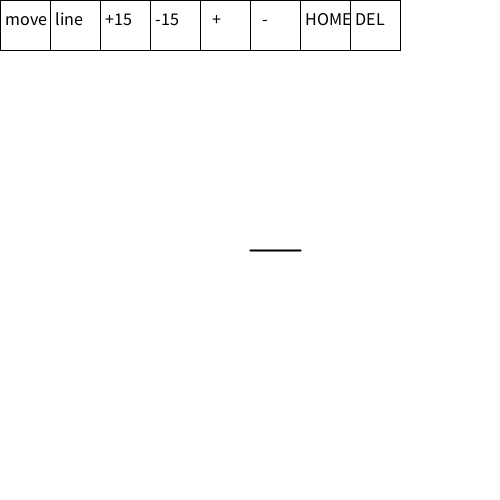
Frame 1 (no input)
Frame 60 (the mouse pressed at the canvas centre just before this capture): identical to frame 1, image omitted
Frame 120 (the mouse held since frame 60 and released just before this capture): identical to frame 1, image omitted

The Processing sketch that drew this single still picture (run headless with seeded random() and noise(); from frame 60 on, the mouse is pressed at the canvas centre):

// Processing sketch: shapeCode_161111a
// ── shapeCode_161111a.pde
float unit = 50;
float side= unit;
float buttonSide = 50;
float roctalSide = 2;
float theta = 0;
float cursorTheta = 0;
float x0= 250;
float y0 = 250;
float x = x0;
float y = y0;
int[] currentGlyph= {};

void setup(){
  size(500,500);
  ellipseMode(CENTER);
    
}


void draw(){
   background(255);
   drawButtons();
   drawGlyph(currentGlyph);
   drawCursor();
}


void doTheThing(int localByte){
   if(localByte == 0300){
      x += side*cos(theta);
      y += side*sin(theta);
   }
   if(localByte == 0301){
      line(x,y,x + side*cos(theta),y + side*sin(theta)); 
      x += side*cos(theta);
      y += side*sin(theta);
   }
   if(localByte == 0302){
      theta += 2*PI/24; 
   }
   if(localByte == 0303){
      theta -= 2*PI/24; 
   }
   if(localByte == 0304){
      side *= 2; 
   }
   if(localByte == 0305){
      side /= 2; 
   }
   if(localByte == 0306){
      x = x0;
      y = y0;
      side = unit;
      theta = 0;
   }
   if(localByte == 0307){
      if(currentGlyph.length != 0){
          currentGlyph = shorten(currentGlyph);
      }
   }
}

void drawButtons(){
  noFill();
  for(int columns = 0;columns < 8;columns++){ 
    rect(columns*buttonSide,0,buttonSide,buttonSide);
  }  
  textSize(18);
  fill(0);
  text("move", 5, 25);   
  text("line", 5 + buttonSide, 25);   
  text("+15", 5 + 2*buttonSide, 25);
  text("-15", 5 + 3*buttonSide, 25);
  text("  +", 5 + 4*buttonSide, 25);
  text("  -", 5 + 5*buttonSide, 25);
  text("HOME", 5 + 6*buttonSide, 25);
  text("DEL", 5 + 7*buttonSide, 25);
  noFill();
}

void drawCursor(){
   strokeWeight(2);
   line(x,y,x + side*cos(theta),y + side*sin(theta)); 
   strokeWeight(1);
}

void mouseClicked(){
  
  if((mouseY < buttonSide) && (mouseX < 8*buttonSide)){
    int localByte = 0300;
    localByte += mouseX/buttonSide;
    if(localByte != 0307){
       currentGlyph = append(currentGlyph,localByte);    
    }
    else{
         if(currentGlyph.length != 0){
            currentGlyph = shorten(currentGlyph);
         }
    }
    doTheThing(localByte);
  }
  if((mouseY < 2*buttonSide) && (mouseY > buttonSide) && (mouseX < 8*buttonSide)){
    int localByte = 0310;
    localByte += mouseX/buttonSide;
    currentGlyph = append(currentGlyph,localByte);    
    doTheThing(localByte);

  }
  
  println(currentGlyph); 
  
}

void drawGlyph(int[] localGlyph){
  doTheThing(0306);
   for(int index = 0;index < localGlyph.length; index++){
      doTheThing(localGlyph[index]);
   } 
}

void printLetter(char localLetter){
  
}

void drawShape(int shapeIndex){
  
  
}
